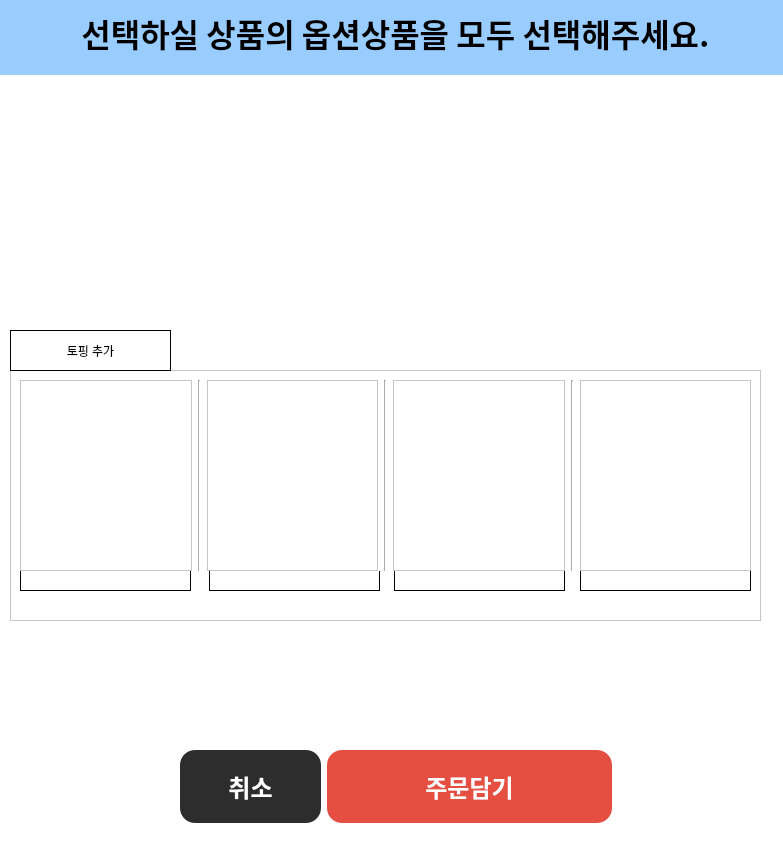
<?xml version="1.0" encoding="UTF-8"?>
<ui version="4.0">
 <class>Dialog</class>
 <widget class="QDialog" name="Dialog">
  <property name="geometry">
   <rect>
    <x>0</x>
    <y>0</y>
    <width>783</width>
    <height>852</height>
   </rect>
  </property>
  <property name="windowTitle">
   <string>Dialog</string>
  </property>
  <property name="styleSheet">
   <string notr="true"> background-color:rgb(255, 255, 255);</string>
  </property>
  <widget class="QLabel" name="choose_option_title_label">
   <property name="geometry">
    <rect>
     <x>0</x>
     <y>-10</y>
     <width>791</width>
     <height>85</height>
    </rect>
   </property>
   <property name="minimumSize">
    <size>
     <width>0</width>
     <height>85</height>
    </size>
   </property>
   <property name="maximumSize">
    <size>
     <width>16777215</width>
     <height>85</height>
    </size>
   </property>
   <property name="font">
    <font>
     <family>Pretendard ExtraBold</family>
     <pointsize>24</pointsize>
     <weight>75</weight>
     <bold>true</bold>
    </font>
   </property>
   <property name="styleSheet">
    <string notr="true"> background-color:rgb(153, 204, 255);
</string>
   </property>
   <property name="text">
    <string>선택하실 상품의 옵션상품을 모두 선택해주세요.</string>
   </property>
   <property name="alignment">
    <set>Qt::AlignCenter</set>
   </property>
  </widget>
  <widget class="QLabel" name="pixMap_clicked">
   <property name="geometry">
    <rect>
     <x>10</x>
     <y>90</y>
     <width>231</width>
     <height>221</height>
    </rect>
   </property>
   <property name="frameShape">
    <enum>QFrame::NoFrame</enum>
   </property>
   <property name="text">
    <string/>
   </property>
   <property name="scaledContents">
    <bool>true</bool>
   </property>
  </widget>
  <widget class="QLabel" name="menu_name_label_clicked">
   <property name="geometry">
    <rect>
     <x>250</x>
     <y>90</y>
     <width>231</width>
     <height>30</height>
    </rect>
   </property>
   <property name="maximumSize">
    <size>
     <width>16777215</width>
     <height>30</height>
    </size>
   </property>
   <property name="font">
    <font>
     <family>Pretendard Medium</family>
     <pointsize>15</pointsize>
     <weight>50</weight>
     <italic>false</italic>
     <bold>false</bold>
    </font>
   </property>
   <property name="styleSheet">
    <string notr="true"> background-color:rgb(255, 255, 255);
font: 15pt </string>
   </property>
   <property name="frameShape">
    <enum>QFrame::NoFrame</enum>
   </property>
   <property name="text">
    <string/>
   </property>
   <property name="alignment">
    <set>Qt::AlignCenter</set>
   </property>
   <property name="wordWrap">
    <bool>true</bool>
   </property>
  </widget>
  <widget class="QLabel" name="menu_price_label">
   <property name="geometry">
    <rect>
     <x>660</x>
     <y>180</y>
     <width>81</width>
     <height>20</height>
    </rect>
   </property>
   <property name="maximumSize">
    <size>
     <width>16777215</width>
     <height>20</height>
    </size>
   </property>
   <property name="font">
    <font>
     <family>Pretendard Medium</family>
     <pointsize>-1</pointsize>
     <weight>50</weight>
     <italic>false</italic>
     <bold>false</bold>
    </font>
   </property>
   <property name="styleSheet">
    <string notr="true"> background-color:rgb(255, 255, 255);
color:red;
font: 20px</string>
   </property>
   <property name="frameShape">
    <enum>QFrame::NoFrame</enum>
   </property>
   <property name="text">
    <string/>
   </property>
   <property name="alignment">
    <set>Qt::AlignCenter</set>
   </property>
   <property name="wordWrap">
    <bool>true</bool>
   </property>
  </widget>
  <widget class="QLabel" name="label">
   <property name="geometry">
    <rect>
     <x>10</x>
     <y>330</y>
     <width>161</width>
     <height>41</height>
    </rect>
   </property>
   <property name="styleSheet">
    <string notr="true">font: 20px &quot;Courier New&quot;;
</string>
   </property>
   <property name="frameShape">
    <enum>QFrame::Box</enum>
   </property>
   <property name="text">
    <string>토핑 추가</string>
   </property>
   <property name="alignment">
    <set>Qt::AlignCenter</set>
   </property>
  </widget>
  <widget class="QFrame" name="frame">
   <property name="geometry">
    <rect>
     <x>10</x>
     <y>370</y>
     <width>751</width>
     <height>251</height>
    </rect>
   </property>
   <property name="frameShape">
    <enum>QFrame::StyledPanel</enum>
   </property>
   <property name="frameShadow">
    <enum>QFrame::Raised</enum>
   </property>
   <widget class="QLabel" name="topping_name_label_0">
    <property name="geometry">
     <rect>
      <x>10</x>
      <y>200</y>
      <width>171</width>
      <height>21</height>
     </rect>
    </property>
    <property name="maximumSize">
     <size>
      <width>16777215</width>
      <height>30</height>
     </size>
    </property>
    <property name="font">
     <font>
      <family>Pretendard Medium</family>
      <pointsize>12</pointsize>
     </font>
    </property>
    <property name="styleSheet">
     <string notr="true"> background-color:rgb(255, 255, 255);</string>
    </property>
    <property name="frameShape">
     <enum>QFrame::Box</enum>
    </property>
    <property name="text">
     <string/>
    </property>
    <property name="alignment">
     <set>Qt::AlignCenter</set>
    </property>
    <property name="wordWrap">
     <bool>true</bool>
    </property>
   </widget>
   <widget class="QLabel" name="topping_name_label_1">
    <property name="geometry">
     <rect>
      <x>199</x>
      <y>200</y>
      <width>171</width>
      <height>21</height>
     </rect>
    </property>
    <property name="maximumSize">
     <size>
      <width>16777215</width>
      <height>30</height>
     </size>
    </property>
    <property name="font">
     <font>
      <family>Pretendard Medium</family>
      <pointsize>12</pointsize>
     </font>
    </property>
    <property name="styleSheet">
     <string notr="true"> background-color:rgb(255, 255, 255);</string>
    </property>
    <property name="frameShape">
     <enum>QFrame::Box</enum>
    </property>
    <property name="text">
     <string/>
    </property>
    <property name="alignment">
     <set>Qt::AlignCenter</set>
    </property>
    <property name="wordWrap">
     <bool>true</bool>
    </property>
   </widget>
   <widget class="QLabel" name="topping_name_label_2">
    <property name="geometry">
     <rect>
      <x>384</x>
      <y>200</y>
      <width>171</width>
      <height>21</height>
     </rect>
    </property>
    <property name="maximumSize">
     <size>
      <width>16777215</width>
      <height>30</height>
     </size>
    </property>
    <property name="font">
     <font>
      <family>Pretendard Medium</family>
      <pointsize>12</pointsize>
     </font>
    </property>
    <property name="styleSheet">
     <string notr="true"> background-color:rgb(255, 255, 255);</string>
    </property>
    <property name="frameShape">
     <enum>QFrame::Box</enum>
    </property>
    <property name="text">
     <string/>
    </property>
    <property name="alignment">
     <set>Qt::AlignCenter</set>
    </property>
    <property name="wordWrap">
     <bool>true</bool>
    </property>
   </widget>
   <widget class="QLabel" name="topping_name_label_3">
    <property name="geometry">
     <rect>
      <x>570</x>
      <y>200</y>
      <width>171</width>
      <height>21</height>
     </rect>
    </property>
    <property name="maximumSize">
     <size>
      <width>16777215</width>
      <height>30</height>
     </size>
    </property>
    <property name="font">
     <font>
      <family>Pretendard Medium</family>
      <pointsize>12</pointsize>
     </font>
    </property>
    <property name="styleSheet">
     <string notr="true"> background-color:rgb(255, 255, 255);</string>
    </property>
    <property name="frameShape">
     <enum>QFrame::Box</enum>
    </property>
    <property name="text">
     <string/>
    </property>
    <property name="alignment">
     <set>Qt::AlignCenter</set>
    </property>
    <property name="wordWrap">
     <bool>true</bool>
    </property>
   </widget>
  </widget>
  <widget class="QWidget" name="layoutWidget">
   <property name="geometry">
    <rect>
     <x>20</x>
     <y>380</y>
     <width>731</width>
     <height>191</height>
    </rect>
   </property>
   <layout class="QHBoxLayout" name="horizontalLayout">
    <item>
     <widget class="QLabel" name="noOption">
      <property name="frameShape">
       <enum>QFrame::StyledPanel</enum>
      </property>
      <property name="text">
       <string/>
      </property>
      <property name="scaledContents">
       <bool>true</bool>
      </property>
     </widget>
    </item>
    <item>
     <widget class="Line" name="line">
      <property name="orientation">
       <enum>Qt::Vertical</enum>
      </property>
     </widget>
    </item>
    <item>
     <widget class="QLabel" name="Topping_1">
      <property name="frameShape">
       <enum>QFrame::StyledPanel</enum>
      </property>
      <property name="text">
       <string/>
      </property>
      <property name="scaledContents">
       <bool>true</bool>
      </property>
     </widget>
    </item>
    <item>
     <widget class="Line" name="line_2">
      <property name="orientation">
       <enum>Qt::Vertical</enum>
      </property>
     </widget>
    </item>
    <item>
     <widget class="QLabel" name="Topping_2">
      <property name="frameShape">
       <enum>QFrame::StyledPanel</enum>
      </property>
      <property name="text">
       <string/>
      </property>
      <property name="scaledContents">
       <bool>true</bool>
      </property>
     </widget>
    </item>
    <item>
     <widget class="Line" name="line_3">
      <property name="orientation">
       <enum>Qt::Vertical</enum>
      </property>
     </widget>
    </item>
    <item>
     <widget class="QLabel" name="Topping_3">
      <property name="frameShape">
       <enum>QFrame::StyledPanel</enum>
      </property>
      <property name="text">
       <string/>
      </property>
      <property name="scaledContents">
       <bool>true</bool>
      </property>
     </widget>
    </item>
   </layout>
  </widget>
  <widget class="QPushButton" name="cancel_btn">
   <property name="geometry">
    <rect>
     <x>180</x>
     <y>750</y>
     <width>141</width>
     <height>73</height>
    </rect>
   </property>
   <property name="minimumSize">
    <size>
     <width>141</width>
     <height>73</height>
    </size>
   </property>
   <property name="font">
    <font>
     <family>Pretendard SemiBold</family>
     <pointsize>18</pointsize>
     <weight>75</weight>
     <bold>true</bold>
    </font>
   </property>
   <property name="styleSheet">
    <string notr="true">background-color: rgb(45, 45, 45);
border-radius: 15px;
color:white;</string>
   </property>
   <property name="text">
    <string>취소</string>
   </property>
  </widget>
  <widget class="QPushButton" name="order_btn">
   <property name="geometry">
    <rect>
     <x>327</x>
     <y>750</y>
     <width>285</width>
     <height>73</height>
    </rect>
   </property>
   <property name="minimumSize">
    <size>
     <width>285</width>
     <height>73</height>
    </size>
   </property>
   <property name="font">
    <font>
     <family>Pretendard SemiBold</family>
     <pointsize>18</pointsize>
     <weight>75</weight>
     <bold>true</bold>
    </font>
   </property>
   <property name="styleSheet">
    <string notr="true">background-color: rgb(229, 79, 65);
border-radius: 15px;
color:white;
</string>
   </property>
   <property name="text">
    <string>주문담기</string>
   </property>
  </widget>
  <zorder>frame</zorder>
  <zorder>choose_option_title_label</zorder>
  <zorder>pixMap_clicked</zorder>
  <zorder>menu_name_label_clicked</zorder>
  <zorder>menu_price_label</zorder>
  <zorder>label</zorder>
  <zorder>layoutWidget</zorder>
  <zorder>cancel_btn</zorder>
  <zorder>order_btn</zorder>
 </widget>
 <resources/>
 <connections/>
</ui>
